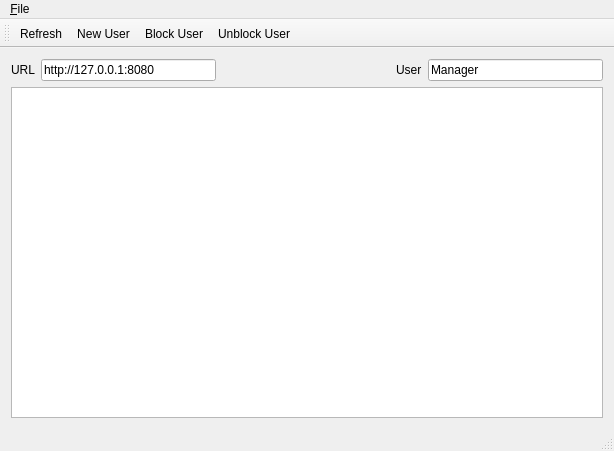
<?xml version="1.0" encoding="UTF-8"?>
<ui version="4.0">
 <class>MainWindow</class>
 <widget class="QMainWindow" name="MainWindow">
  <property name="geometry">
   <rect>
    <x>0</x>
    <y>0</y>
    <width>614</width>
    <height>451</height>
   </rect>
  </property>
  <property name="windowTitle">
   <string>MainWindow</string>
  </property>
  <widget class="QWidget" name="centralWidget">
   <layout class="QVBoxLayout" name="verticalLayout">
    <item>
     <layout class="QHBoxLayout" name="horizontalLayout">
      <item>
       <widget class="QLabel" name="label">
        <property name="text">
         <string>URL</string>
        </property>
       </widget>
      </item>
      <item>
       <widget class="QLineEdit" name="txtURL">
        <property name="text">
         <string>http://127.0.0.1:8080</string>
        </property>
       </widget>
      </item>
      <item>
       <spacer name="horizontalSpacer">
        <property name="orientation">
         <enum>Qt::Horizontal</enum>
        </property>
        <property name="sizeType">
         <enum>QSizePolicy::MinimumExpanding</enum>
        </property>
        <property name="sizeHint" stdset="0">
         <size>
          <width>20</width>
          <height>20</height>
         </size>
        </property>
       </spacer>
      </item>
      <item>
       <widget class="QLabel" name="label_2">
        <property name="text">
         <string>User</string>
        </property>
       </widget>
      </item>
      <item>
       <widget class="QLineEdit" name="txtUser">
        <property name="text">
         <string>Manager</string>
        </property>
       </widget>
      </item>
     </layout>
    </item>
    <item>
     <widget class="QListWidget" name="listUsers">
      <property name="alternatingRowColors">
       <bool>true</bool>
      </property>
     </widget>
    </item>
   </layout>
  </widget>
  <widget class="QMenuBar" name="menuBar">
   <property name="geometry">
    <rect>
     <x>0</x>
     <y>0</y>
     <width>614</width>
     <height>25</height>
    </rect>
   </property>
   <widget class="QMenu" name="menu_File">
    <property name="title">
     <string>&amp;File</string>
    </property>
    <addaction name="actionRefresh"/>
    <addaction name="actionNew_User"/>
    <addaction name="actionBlock_User"/>
    <addaction name="actionUnblock_User"/>
    <addaction name="separator"/>
    <addaction name="actionE_xit"/>
   </widget>
   <addaction name="menu_File"/>
  </widget>
  <widget class="QToolBar" name="mainToolBar">
   <attribute name="toolBarArea">
    <enum>TopToolBarArea</enum>
   </attribute>
   <attribute name="toolBarBreak">
    <bool>false</bool>
   </attribute>
   <addaction name="actionRefresh"/>
   <addaction name="actionNew_User"/>
   <addaction name="actionBlock_User"/>
   <addaction name="actionUnblock_User"/>
  </widget>
  <widget class="QStatusBar" name="statusBar"/>
  <action name="actionRefresh">
   <property name="text">
    <string>Refresh</string>
   </property>
   <property name="toolTip">
    <string>Refresh List</string>
   </property>
  </action>
  <action name="actionNew_User">
   <property name="text">
    <string>New User</string>
   </property>
   <property name="toolTip">
    <string>New User on database</string>
   </property>
  </action>
  <action name="actionBlock_User">
   <property name="text">
    <string>Block User</string>
   </property>
  </action>
  <action name="actionUnblock_User">
   <property name="text">
    <string>Unblock User</string>
   </property>
  </action>
  <action name="actionE_xit">
   <property name="text">
    <string>E&amp;xit</string>
   </property>
  </action>
 </widget>
 <layoutdefault spacing="6" margin="11"/>
 <resources/>
 <connections/>
</ui>
